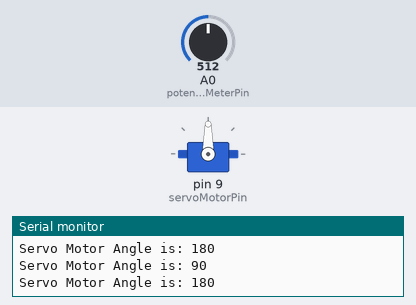
This sketch was run on a simulated Arduino Uno, built with avr-gcc and run on an emulated ATmega328P. Parts: servo, the last lines printed to the serial monitor. The inputs (shaded band) are chosen by the test bench; at power-on: A0 (potentioMeterPin) = 512.

Above: at 1.8 s.
1.9 s: A0 (potentioMeterPin) set to 716
At 2.8 s:
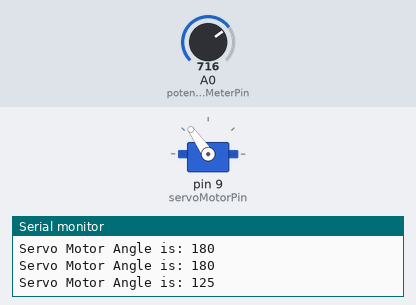
3.5 s: A0 (potentioMeterPin) set to 900
5.6 s: A0 (potentioMeterPin) set to 306
7.6 s: A0 (potentioMeterPin) set to 170
At 8.6 s:
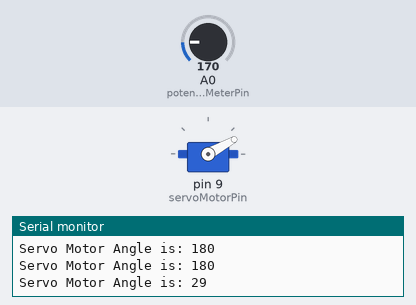
9.6 s: A0 (potentioMeterPin) set to 0
At 11.3 s:
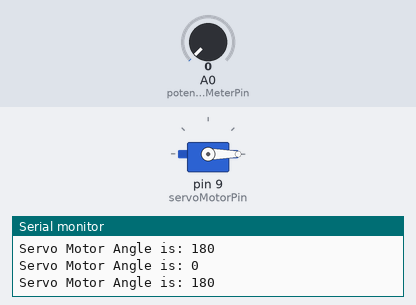
Timing chart, 0 to 12.7 s (numbered marks = the images above; inputs shaded):
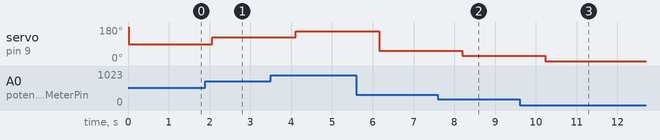

Measured:
- after the input at 1.9 s, servo on pin 9 (servoMotorPin): 90° → 125° after 0.16 s
- after the input at 7.6 s, servo on pin 9 (servoMotorPin): 53° → 29° after 0.59 s
- after the input at 9.6 s, servo on pin 9 (servoMotorPin): 29° → 0° after 0.62 s

The sketch:

AR21_servo_motor.ino
```cpp
/*
 예제 7.2
 서보모터 구동
*/

// 서보모터 라이브러리 불러오기
#include <Servo.h>

// 서보모터 이름 설정
Servo motor1;

// 서보 모터 신호핀 설정
int servoMotorPin = 9;

// 포텐쇼미터 핀 설정
int potentioMeterPin = 0;

// 모터 각도 변수 설정
int motorAngle=90;
int motorAngleOld;

int tact1;
int tact2;

int sw1 = 2;
int sw2 = 3;


void setup() {

  // 서보모터 설정. 0.6ms 부터 2.4ms 범위로 설정
  motor1.attach(servoMotorPin,600,2400);

  // 시리얼 통신 설정
  Serial.begin(9600);
}

void loop(){
  // 포텐쇼미터 값을 읽어옴


  if(digitalRead(tact1) == LOW)
  {
    for(int i = motorAngle; i>=0; i--)
    {
      motor1.write(i);
      motorAngle = i;
    }
  }
  int potentioMeter = analogRead(potentioMeterPin);

  // 포텐쇼미터 값을 모터 각도로 변환한다
  if(digitalRead(tact2)== LOW){
    for(int i = motorAngle; i<=180; i++)
    {
      motor1.write(i);
      motorAngle = i;
    }
  }

  //이전각도와 현재 각도가 같지 않으면 시리얼 모니터에 각도를 출력한다.
  if(motorAngle != motorAngleOld){
    Serial.print("Servo Motor Angle is: ");
    Serial.println(motorAngle);
  }
  motorAngle = map(potentioMeter,0,1023,0,180);

  // 모터에 각도값을 전달한다
  motor1.write(motorAngle);

  // 이전각도와 현재 각도가 같지 않으면 시리얼 모니터에 각도를 출력한다.
  if(motorAngle != motorAngleOld){
    Serial.print("Servo Motor Angle is: ");
    Serial.println(motorAngle);
  }

  // 현재의 모터 각도를 저장한다.
  motorAngleOld = motorAngle;

  delay(1000);
}
```
